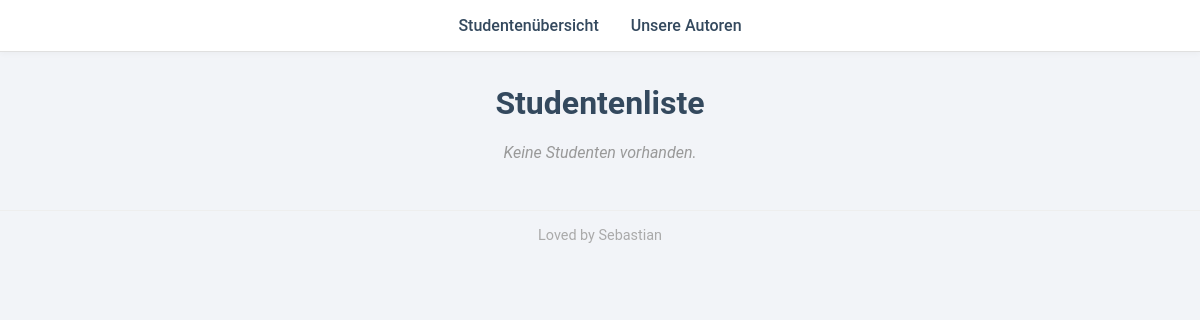
Before: /rel/students-list/ with the older database file.
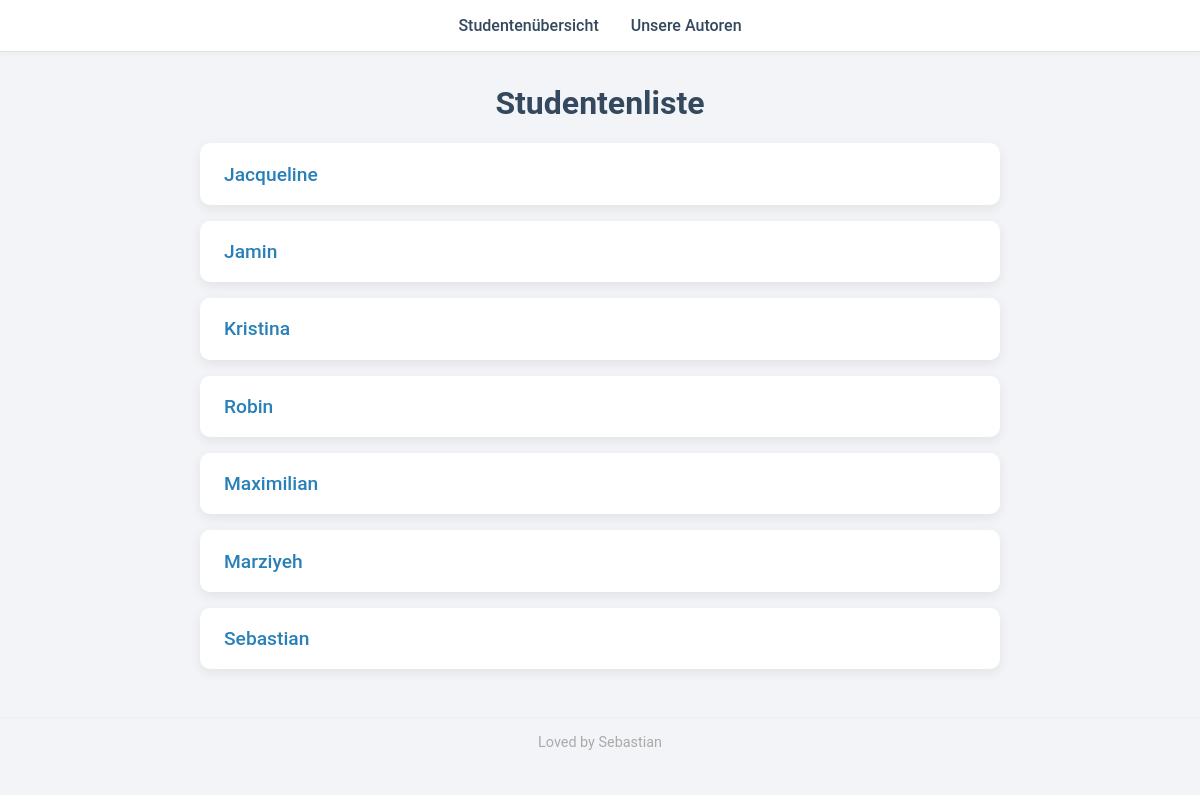
After: the same page with the newer database file.
### relations/models.py (models this page shows, shortened)
class Student(models.Model):
    name = models.CharField(max_length=200)

### relations/views.py (the view)
# urls.py: path('students-list/', views.student_list, name="student_list"),
def student_list(request):
    students = Student.objects.all()
    data = {}
    data["students"] = students
    return render(request, "relations/student_list.html", data)

### relations/templates/relations/student_list.html (shortened to what this page needs)
{% extends "relations/base.html" %}
{% block content %}
    <h1>Studentenliste</h1>
    {% if students %}
      <ul class="list">
        {% for student in students %}
          <li class="card">
            <a href="{% url 'student_detail' student.id %}">{{ student.name }}</a>
          </li>
        {% endfor %}
      </ul>
    {% else %}
      <p class="no-data">Keine Studenten vorhanden.</p>
    {% endif %}
{% endblock content %}

### relations/templates/relations/base.html (shortened to what this page needs)
{% load static %}
<!DOCTYPE html>
<html lang="en">
<head>
    <link rel="stylesheet" href="{% static "relations/css/style.css" %}">
</head>
<body>
    <header>
        {% include "relations/partials/navigation.html" %}
    </header>
    <div class="container">
        {% block content %}{% endblock content %}
    </div>
    <footer>
        {% block footer %}Loved by Sebastian{% endblock footer %}
    </footer>
</body>
</html>

### relations/templates/relations/partials/navigation.html
<nav>
    <ul>
        <li><a href="{% url 'student_list' %}">Studentenübersicht</a></li>
        <li><a href="{% url 'author_list' %}">Unsere Autoren</a></li>
        </ul>
</nav>

### relations/static/relations/css/style.css (style rules this page uses)
body { font-family: 'Roboto', sans-serif; background-color: #f2f4f8; margin: 0; color: #333; }
header { background-color: #ffffff; border-bottom: 1px solid #e0e0e0; margin-bottom: 2rem; padding: 1rem 0; box-shadow: 0 2px 6px rgba(0, 0, 0, 0.03); }
nav { max-width: 800px; margin: 0 auto; display: flex; justify-content: center; }
nav ul { list-style: none; padding: 0; margin: 0; display: flex; gap: 2rem; }
nav li { display: inline; }
nav a { text-decoration: none; color: #34495e; font-weight: 500; font-size: 1rem; transition: color 0.2s ease; }
.container { max-width: 800px; margin: 0 auto; }
h1 { text-align: center; color: #34495e; }
ul.list, .book-list { list-style: none; padding: 0; }
.card { background-color: #fff; margin-bottom: 1rem; padding: 1.2rem 1.5rem; border-radius: 10px; box-shadow: 0 4px 12px rgba(0, 0, 0, 0.07); transition: transform 0.2s ease, box-shadow 0.2s ease; }
.card a { text-decoration: none; color: #2980b9; font-size: 1.2rem; font-weight: 500; display: block; }
footer { text-align: center; padding: 1rem; font-size: 0.9rem; color: #aaa; border-top: 1px solid #eee; margin-top: 3rem; }

Changed rows visible on the page:
added Student: name "Jacqueline"
added Student: name "Jamin"
added Student: name "Kristina"
added Student: name "Robin"
added Student: name "Maximilian"
added Student: name "Marziyeh"
added Student: name "Sebastian"
Other visible differences:
text no longer shown: "Keine Studenten vorhanden."
